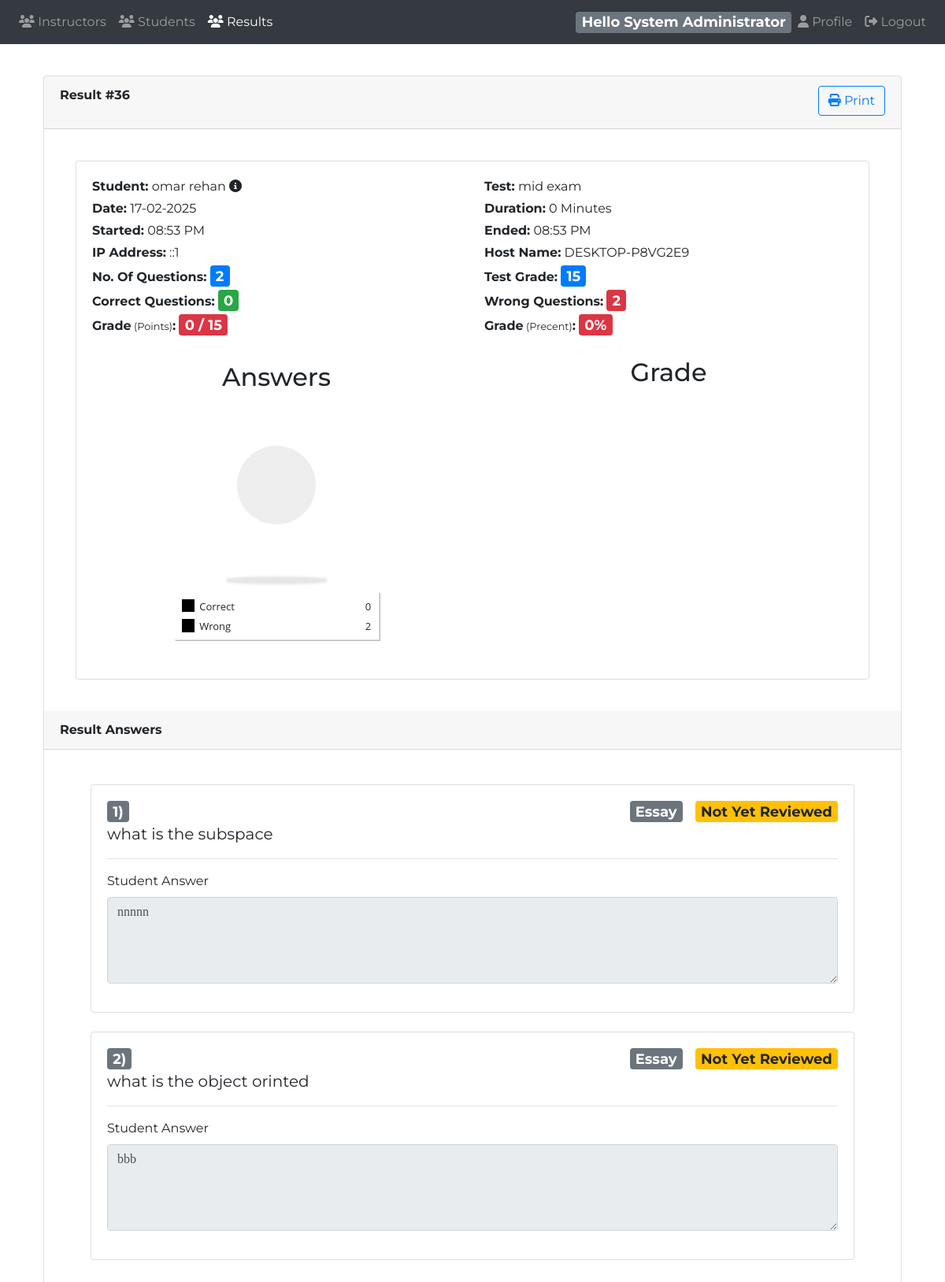
Page /instructor/?results&id=36 (signed in) on the committed database.
### tables this page shows
CREATE TABLE `instructor` (
  `id` int(11) NOT NULL,
  `name` varchar(120) NOT NULL,
  `email` varchar(120) NOT NULL,
  `password` varchar(100) NOT NULL,
  `phone` varchar(13) NOT NULL,
  `password_token` varchar(100) DEFAULT NULL,
  `token_expire` timestamp NULL DEFAULT NULL,
  `suspended` int(11) NOT NULL DEFAULT 0,
  `isAdmin` tinyint(1) NOT NULL DEFAULT 0
);

CREATE TABLE `result` (
  `id` int(11) NOT NULL,
  `studentID` int(11) NOT NULL,
  `testID` int(11) NOT NULL,
  `groupID` int(11) DEFAULT NULL,
  `settingID` int(11) DEFAULT NULL,
  `startTime` timestamp NOT NULL DEFAULT current_timestamp(),
  `endTime` timestamp NULL DEFAULT NULL,
  `isTemp` tinyint(1) NOT NULL DEFAULT 1,
  `hostname` varchar(255) DEFAULT NULL,
  `ipaddr` varchar(15) DEFAULT NULL,
  `score` int(11) DEFAULT NULL
);

CREATE TABLE `student` (
  `id` int(11) NOT NULL,
  `name` varchar(255) DEFAULT NULL,
  `email` varchar(255) DEFAULT NULL,
  `phone` varchar(255) DEFAULT NULL,
  `password` varchar(255) DEFAULT NULL,
  `password_token` varchar(100) DEFAULT NULL,
  `token_expire` timestamp NULL DEFAULT NULL,
  `suspended` tinyint(1) DEFAULT 0,
  `sessionID` varchar(100) DEFAULT NULL
);

CREATE TABLE `test` (
  `id` int(11) NOT NULL,
  `name` varchar(255) DEFAULT NULL,
  `courseID` int(11) DEFAULT NULL,
  `deleted` tinyint(1) DEFAULT 0,
  `instructorID` int(11) DEFAULT NULL
);

CREATE TABLE `question` (
  `id` int(11) NOT NULL,
  `question` varchar(2000) DEFAULT NULL,
  `type` int(1) DEFAULT NULL COMMENT '0 - MCQ / 1 - T/F /2- COMPLETE/',
  `points` int(11) NOT NULL DEFAULT 1,
  `difficulty` tinyint(1) DEFAULT 1,
  `isTrue` tinyint(1) NOT NULL DEFAULT 1,
  `instructorID` int(11) NOT NULL,
  `courseID` int(11) DEFAULT NULL,
  `deleted` tinyint(1) NOT NULL DEFAULT 0
);

### instructor/app/view/results.php (the view, shortened to what the rows shown need)
<?php
require_once 'header.php';
require_once 'navbar.php';
$res = new result;
		if(isset($_GET['needsReview'])){
			$review = $res->questionsNeedsReview();
			?>
			<div class="col-md-12">
				<div class="card">
					<div class="card-header">
						<strong class="card-title">Essay Answers Needs Review</strong>
						<a href="?results" type="button" class="btn btn-outline-primary float-right mb-1"><i class="fa fa-arrow-left"></i> Return To Results</a>
					</div>
					<div class="card-body">
						<table id="bootstrap-data-table" class="table table-striped table-bordered">
							<thead>
								<tr>
									<th>Student Name</th>
									<th>Question</th>
									<th>Student Answer</th>
									<th>-</th>
									<th>-</th>
								</tr>
							</thead>
							<tbody>
								<?php foreach($review as $question){?>
									<tr>
										<td><i class="fa fa-user"></i>
											<?php echo $question->StudentName ?>
										</td>
										<td>
											<?php echo $question->question ?>
										</td>
										<td>
											<?php echo $question->textAnswer ?>
										</td>
										<td>
											<form action="app/controller/result.inc.php?action=approveAnswer" method="POST" class="text-center">
												<input type="hidden" class="form-control" name="ansID" value="<?php echo $question->id ?>">
												<div class="form-row align-items-center" style="min-width:250px">
											    <div class="col-8 my-1">
											      <div class="input-group">
											        <input type="number" class="form-control" name="points" placeholder="Max(<?php echo $question->points ?>) Points" max="<?php echo $question->points ?>" min="1">
											     </div>
											    </div>
											      <button type="submit" class="btn btn-success"><i class="fa fa-check"></i></button>
											  </div>
											</form>
										</td>
										<td><a href="app/controller/result.inc.php?action=rejectAnswer&id=<?php echo $question->id ?>" class="btn btn-danger"><i class="fa fa-close"></i>Reject Answer</a></td>
									</tr>
									<?php } ?>
							</tbody>
						</table>
					</div>
				</div>
			</div>
		<?php }elseif(isset($_GET['id'])){
			if(is_numeric($_GET['id'])){
			$result = $res->getByID($_GET['id']);
			$precent = ($result->TestDegree > 0)?(($result->FinalGrade / $result->TestDegree) * 100):0;
		}else{
			header('Location: ?results');
			exit;
		}
		$answers = $res->getResultAnswers($result->id);
?>
    <div class="animated fadeIn">
      <div class="col-md-12">
        <div class="card">
          <div class="card-header">
            <strong class="card-title">Result #<?php echo $result->id ?></strong>
						<button type="button" onclick="window.print();" class="btn btn-outline-primary float-right mb-1 non-printable"><i class="fa fa-print"></i> Print</button>
          </div>
          <div class="card">
            <div class="card-body" id="resultDetails">
              <div class="row">
                <div class="col-6">
                  <label class="control-label mb-1"><strong>Student:  </strong></label>
                  <label class="control-label mb-1">
                    <?php echo $result->studentName ?>
                      <a class="fa fa-info-circle showStudentData" data-id="<?php echo $result->studentID ?>" data-email="<?php echo $result->studentMail ?>" data-name="<?php echo $result->studentName ?>" data-phone="<?php echo $result->studentPhone ?>"></a>
                  </label>
                </div>
				<div class="col-6">
					<label class="control-label mb-1"><strong>Test:  </strong></label>
					<label class="control-label mb-1">
						<?php echo $result->testName ?>
					</label>
				</div>
                <div class="col-6">
                  <label class="control-label mb-1"><strong>Date:  </strong></label>
                  <label class="control-label mb-1">
                    <?php echo date('d-m-Y', strtotime($result->startTime)) ?>
                  </label>
                </div>
                <div class="col-6">
                  <label class="control-label mb-1"><strong>Duration:  </strong></label>
                  <label class="control-label mb-1">
                    <?php echo $result->resultDuration ?> Minutes</label>
                </div>
                <div class="col-6">
                  <label class="control-label mb-1"><strong>Started:  </strong></label>
                  <label class="control-label mb-1">
                    <?php echo date('h:i A', strtotime($result->startTime)) ?>
                  </label>
                </div>
                <div class="col-6">
                  <label class="control-label mb-1"><strong>Ended:  </strong></label>
                  <label class="control-label mb-1">
                    <?php echo date('h:i A', strtotime($result->endTime)) ?>
                  </label>
                </div>
                <div class="col-6">
                  <label class="control-label mb-1"><strong>IP Address:  </strong></label>
                  <label class="control-label mb-1">
                    <?php echo $result->ipaddr ?>
                  </label>
                </div>
                <div class="col-6">
                  <label class="control-label mb-1"><strong>Host Name:  </strong></label>
                  <label class="control-label mb-1">
                    <?php echo $result->hostname ?>
                  </label>
                </div>
                <div class="col-6">
                  <label class="control-label mb-1"><strong>No. Of Questions: </strong></label>
                  <label class="control-label mb-1"><span class="badge badge-primary"><?php echo $result->Questions ?></span></label>
                </div>
                <div class="col-6">
                  <label class="control-label mb-1"><strong>Test Grade:  </strong></label>
                  <label class="control-label mb-1"><span class="badge badge-primary"><?php echo $result->TestDegree ?></span></label>
                </div>
                <div class="col-6">
                  <label class="control-label mb-1"><strong>Correct Questions:  </strong></label>
                  <label class="control-label mb-1"><span class="badge badge-success"><?php echo $result->RightQuestions ?></span></label>
                </div>
                <div class="col-6">
                  <label class="control-label mb-1"><strong>Wrong Questions:  </strong></label>
                  <label class="control-label mb-1"><span class="badge badge-danger"><?php echo $result->WrongQuestions ?></span></label>
                </div>
                <div class="col-6">
                  <label class="control-label mb-1"><strong>Grade<small> (Points)</small>:  </strong></label>
                  <label class="control-label mb-1"><span class="badge badge-<?php echo ($result->passPercent < $precent)? 'success':'danger' ?>"><?php echo $result->FinalGrade .' / '.$result->TestDegree ?></span></label>
                </div>
                <div class="col-6">
                  <label class="control-label mb-1"><strong>Grade<small> (Precent)</small>:  </strong></label>
                  <label class="control-label mb-1"><span class="badge badge-<?php echo ($result->passPercent < $precent)? 'success':'danger' ?>"><?php echo round($precent) ?>%</span></label>
                </div>
              </div>
							<?php
							if($result->Questions != 0){ ?>
              <div class="row non-printable">
                <div class="col-6">
                  <div class="pieID--operations pie-chart--wrapper">
                    <h2>Answers</h2>
                    <div class="pie-chart">
                      <div class="pie-chart__pie"></div>
                      <ul class="pie-chart__legend">
                        <li><em>Correct</em><span><?php echo $result->RightQuestions ?></span></li>
                        <li><em>Wrong</em><span><?php echo $result->WrongQuestions ?></span></li>
                      </ul>
                    </div>
                  </div>
                </div>
                <div class="col-6 mt-4 gradeCircule">
                  <h2 class="text-center">Grade</h2>
                </div>
              </div>
						<?php } ?>
            </div>
          </div>
          <div class="card-header">
            <strong class="card-title">Result Answers</strong>
          </div>
          <div class="card-body">
            <?php
						$types = [0 =>'Multiple Choice',1 =>'True/False',2 =>'Complete',3 =>'Multiple Select',4 =>'Matching',5 =>'Essay'];
						$I = 0;
						foreach($answers as $answer){
							$I++; ?>
              <div class="container">
                <div class="card m-4">
                  <div class="card-body">
										<?php
										if($answer->points == 0)
										echo '<span class="float-right ml-3 badge badge-danger">0 Points</span>';
										elseif($answer->points > 0)
										echo '<span class="float-right ml-3 badge badge-success">' .$answer->points. ' Points</span>';
										else
										echo '<span class="float-right ml-3 badge badge-warning">Not Yet Reviewed</span>';
										 ?>
										<span class="float-right ml-3 badge badge-secondary">
											<?php echo $types[$answer->type] ?>
										</span>
                    <blockquote class="blockquote">
                      <?php echo '<span class="badge badge-secondary">' .$I. ') </span>' .$answer->question ?>
                    </blockquote>
                    <hr>
                    <?php if($answer->type == 4){ ?>
                      <div class="row mt-4">
                        <div class="col-6 text-center" style="font-size:1.2rem">
                          <h5 class="ml-3 text-left">Student Answers</h5>
                          <?php $givenAnswers = $res->getGivenAnswers($result->id,$answer->id);?>
                            <table class="table table-hover">
                              <thead>
                                <tr>
                                  <th scope="col">Answer</th>
                                  <th scope="col">Match</th>
                                  <th scope="col">Points</th>
                                </tr>
                              </thead>
                              <tbody>
                                <?php foreach ($givenAnswers as $ans)
															echo '<tr class="table-'. (($ans->isCorrect) ? 'success':'danger') .'"><th>' . $ans->answer . '</th><th>' . $ans->textAnswer . '</th><th>+' . $ans->points . '</th></tr>'; ?>
                              </tbody>
                            </table>
                        </div>
                        <div class="col-6 text-center" style="font-size:1.2rem">
                          <h5 class="ml-3 text-left">Correct Answers</h5>
                          <?php $correctAnswers = $res->getCorrectAnswers($answer->id);?>
                            <table class="table table-hover">
                              <thead>
                                <tr>
                                  <th scope="col">Answer</th>
                                  <th scope="col">Correct Match</th>
                                </tr>
                              </thead>
                              <tbody>
                                <?php foreach ($correctAnswers as $ans)
															echo '<tr class="table-success"><th>' . $ans->answer . '</th><th>' . $ans->matchAnswer . '</th></tr>'; ?>
                              </tbody>
                            </table>
                        </div>
                      </div>
                            <?php }elseif($answer->type == 5){
								$givenAnswers = $res->getGivenAnswers($result->id,$answer->id); ?>
                              <div class="form-group">
                                <label for="essy">Student Answer</label>
                                <textarea class="form-control" id="essy" rows="4" disabled><?php echo $givenAnswers[0]->textAnswer; ?></textarea>
                              </div>
                              <?php } ?>
                  </div>
                </div>
              </div>
              <?php } ?>
          </div>
        </div>
      </div>
    </div>
        <?php } ?>
          <?php
require_once 'footer.php';
?>

### instructor/app/view/navbar.php (shortened to what the rows shown need)
<?php
$obj = new instructor();
$usr = $obj->getByEmail($_SESSION['mydata']->email);
?>
<body>
  <nav class="navbar navbar-icon-top navbar-expand-lg navbar-dark bg-dark">
    <div class="collapse navbar-collapse" id="navbarSupportedContent">
      <ul class="navbar-nav mr-auto">
        <?php
          if($_SESSION['mydata']->isAdmin){ ?>
            <li class="nav-item <?php echo (isset($_GET['instructors'])?'active':'') ?>">
              <a class="nav-link" href="?instructors">
                <i class="fa fa-group"></i>
                Instructors
              </a>
            </li>
            <li class="nav-item <?php echo (isset($_GET['students'])?'active':'') ?>">
              <a class="nav-link" href="?students">
                <i class="fa fa-group"></i>
                Students
              </a>
            </li>
            <li class="nav-item <?php echo (isset($_GET['results'])?'active':'') ?>">
              <a class="nav-link" href="?results">
                <i class="fa fa-group"></i>
                Results
              </a>
            </li>
<?php } ?>
      </ul>
      <span class="badge badge-secondary">Hello <?php echo $_SESSION['mydata']->name ?></span>
      <ul class="navbar-nav ">
        <li class="nav-item">
          <a class="nav-link" href="?profile">
            <i class="fa fa-user"></i>
            Profile
          </a>
        </li>
        <li class="nav-item">
          <a class="nav-link" href="?logout">
            <i class="fa fa-sign-out"></i>
            Logout
          </a>
        </li>
      </ul>
    </div>
  </nav>

### rows in the picture
instructor: name "System Administrator"
result: id "36", studentID.name "omar rehan", testID.name "mid exam", startTime "17-02-2025", startTime "08:53 PM", endTime "08:53 PM", ipaddr "::1", hostname "DESKTOP-P8VG2E9"
question: type "Essay", question "what is the subspace", value "nnnnn"
question: type "Essay", question "what is the object orinted", value "bbb"

### other values in the picture
$result->resultDuration "0"
$result->Questions "2"
$result->TestDegree "15"
$result->RightQuestions "0"
$result->WrongQuestions "2"
$result->FinalGrade "0"
$precent "0"
